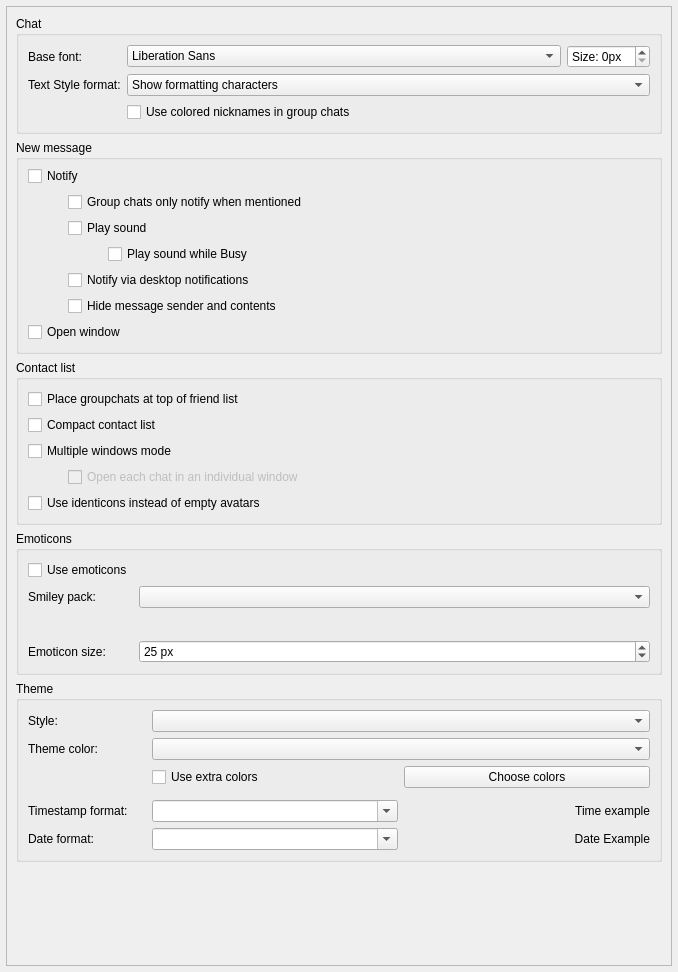
<?xml version="1.0" encoding="UTF-8"?>
<ui version="4.0">
 <class>UserInterfaceSettings</class>
 <widget class="QWidget" name="UserInterfaceSettings">
  <property name="geometry">
   <rect>
    <x>0</x>
    <y>0</y>
    <width>678</width>
    <height>972</height>
   </rect>
  </property>
  <property name="windowTitle">
   <string notr="true">Form</string>
  </property>
  <layout class="QVBoxLayout" name="verticalLayout_2">
   <property name="margin">
    <number>6</number>
   </property>
   <item>
    <widget class="VerticalOnlyScroller" name="scrollArea">
     <property name="widgetResizable">
      <bool>true</bool>
     </property>
     <property name="alignment">
      <set>Qt::AlignLeading|Qt::AlignLeft|Qt::AlignTop</set>
     </property>
     <widget class="QWidget" name="scrollAreaWidgetContents">
      <property name="geometry">
       <rect>
        <x>0</x>
        <y>0</y>
        <width>662</width>
        <height>956</height>
       </rect>
      </property>
      <layout class="QVBoxLayout" name="verticalLayout_3">
       <item>
        <widget class="QGroupBox" name="chatGroupBox">
         <property name="title">
          <string>Chat</string>
         </property>
         <layout class="QFormLayout" name="formLayout_2">
          <property name="margin">
           <number>9</number>
          </property>
          <item row="0" column="0">
           <widget class="QLabel" name="label_2">
            <property name="text">
             <string>Base font:</string>
            </property>
            <property name="alignment">
             <set>Qt::AlignLeading|Qt::AlignLeft|Qt::AlignVCenter</set>
            </property>
           </widget>
          </item>
          <item row="0" column="1">
           <layout class="QHBoxLayout" name="horizontalLayout_5">
            <item>
             <widget class="QFontComboBox" name="txtChatFont">
              <property name="editable">
               <bool>false</bool>
              </property>
             </widget>
            </item>
            <item>
             <widget class="QSpinBox" name="txtChatFontSize">
              <property name="sizePolicy">
               <sizepolicy hsizetype="Maximum" vsizetype="Fixed">
                <horstretch>0</horstretch>
                <verstretch>0</verstretch>
               </sizepolicy>
              </property>
              <property name="suffix">
               <string>px</string>
              </property>
              <property name="prefix">
               <string>Size: </string>
              </property>
             </widget>
            </item>
           </layout>
          </item>
          <item row="1" column="0">
           <widget class="QLabel" name="textStyleLabel">
            <property name="toolTip">
             <string>New text styling preference may not load until qTox restarts.</string>
            </property>
            <property name="text">
             <string>Text Style format:</string>
            </property>
            <property name="alignment">
             <set>Qt::AlignLeading|Qt::AlignLeft|Qt::AlignVCenter</set>
            </property>
           </widget>
          </item>
          <item row="1" column="1">
           <widget class="QComboBox" name="textStyleComboBox">
            <property name="sizePolicy">
             <sizepolicy hsizetype="Expanding" vsizetype="Fixed">
              <horstretch>0</horstretch>
              <verstretch>0</verstretch>
             </sizepolicy>
            </property>
            <property name="toolTip">
             <string>Select text styling preference.</string>
            </property>
            <property name="currentIndex">
             <number>1</number>
            </property>
            <item>
             <property name="text">
              <string>Plaintext</string>
             </property>
            </item>
            <item>
             <property name="text">
              <string>Show formatting characters</string>
             </property>
            </item>
            <item>
             <property name="text">
              <string>Don't show formatting characters</string>
             </property>
            </item>
           </widget>
          </item>
          <item row="2" column="1">
           <widget class="QCheckBox" name="useNameColors">
            <property name="text">
             <string>Use colored nicknames in group chats</string>
            </property>
           </widget>
          </item>
         </layout>
        </widget>
       </item>
       <item>
        <widget class="QGroupBox" name="newMessageGroup">
         <property name="title">
          <string>New message</string>
         </property>
         <layout class="QVBoxLayout" name="verticalLayout_10">
          <property name="topMargin">
           <number>6</number>
          </property>
          <item>
           <widget class="QCheckBox" name="notify">
            <property name="toolTip">
             <string comment="tooltip for Notify setting">Show a notification when you receive a new message and the window is not selected.</string>
            </property>
            <property name="text">
             <string>Notify</string>
            </property>
           </widget>
          </item>
          <item>
           <layout class="QVBoxLayout" name="verticalLayout_11">
            <property name="leftMargin">
             <number>40</number>
            </property>
            <item>
             <widget class="QCheckBox" name="groupOnlyNotfiyWhenMentioned">
              <property name="toolTip">
               <string comment="toolTip for Group chats only notify when mentioned">Only notify about new messages in group chats when mentioned.</string>
              </property>
              <property name="text">
               <string>Group chats only notify when mentioned</string>
              </property>
             </widget>
            </item>
            <item>
             <widget class="QCheckBox" name="notifySound">
              <property name="text">
               <string>Play sound</string>
              </property>
             </widget>
            </item>
            <item>
             <layout class="QVBoxLayout" name="verticalLayout">
              <property name="leftMargin">
               <number>40</number>
              </property>
              <item>
               <widget class="QCheckBox" name="busySound">
                <property name="text">
                 <string>Play sound while Busy</string>
                </property>
               </widget>
              </item>
             </layout>
            </item>
            <item>
             <widget class="QCheckBox" name="desktopNotify">
              <property name="text">
               <string>Notify via desktop notifications</string>
              </property>
             </widget>
            </item>
            <item>
             <widget class="QCheckBox" name="notifyHide">
              <property name="text">
               <string>Hide message sender and contents</string>
              </property>
             </widget>
            </item>
           </layout>
          </item>
          <item>
           <widget class="QCheckBox" name="showWindow">
            <property name="toolTip">
             <string comment="tooltip for Show window setting">Open qTox's window when you receive a new message and no window is open yet.</string>
            </property>
            <property name="text">
             <string>Open window</string>
            </property>
           </widget>
          </item>
         </layout>
        </widget>
       </item>
       <item>
        <widget class="QGroupBox" name="contactListGroup">
         <property name="title">
          <string>Contact list</string>
         </property>
         <layout class="QVBoxLayout" name="verticalLayout_5">
          <item>
           <widget class="QCheckBox" name="cbGroupchatPosition">
            <property name="toolTip">
             <string comment="toolTip for groupchat positioning">If checked, group chats will be placed at the top of the friends list, otherwise, they'll be placed below online friends.</string>
            </property>
            <property name="text">
             <string>Place groupchats at top of friend list</string>
            </property>
           </widget>
          </item>
          <item>
           <widget class="QCheckBox" name="cbCompactLayout">
            <property name="toolTip">
             <string comment="toolTip for compact layout setting">Your contact list will be shown in compact mode.</string>
            </property>
            <property name="text">
             <string>Compact contact list</string>
            </property>
           </widget>
          </item>
          <item>
           <widget class="QCheckBox" name="cbSeparateWindow">
            <property name="text">
             <string>Multiple windows mode</string>
            </property>
           </widget>
          </item>
          <item>
           <layout class="QVBoxLayout" name="verticalLayout_12">
            <property name="leftMargin">
             <number>40</number>
            </property>
            <item>
             <widget class="QCheckBox" name="cbDontGroupWindows">
              <property name="enabled">
               <bool>false</bool>
              </property>
              <property name="sizePolicy">
               <sizepolicy hsizetype="Minimum" vsizetype="Minimum">
                <horstretch>0</horstretch>
                <verstretch>0</verstretch>
               </sizepolicy>
              </property>
              <property name="text">
               <string>Open each chat in an individual window</string>
              </property>
             </widget>
            </item>
           </layout>
          </item>
          <item>
           <widget class="QCheckBox" name="cbShowIdenticons">
            <property name="toolTip">
             <string comment="toolTip for show identicons">If enabled, every contact without an avatar will have a generated icon based on their Tox ID instead of the default picture. Requires restart to apply.</string>
            </property>
            <property name="text">
             <string>Use identicons instead of empty avatars</string>
            </property>
           </widget>
          </item>
         </layout>
        </widget>
       </item>
       <item>
        <widget class="QGroupBox" name="emoticonsGroupBox">
         <property name="title">
          <string>Emoticons</string>
         </property>
         <layout class="QFormLayout" name="formLayout_4">
          <item row="0" column="0">
           <widget class="QCheckBox" name="useEmoticons">
            <property name="text">
             <string>Use emoticons</string>
            </property>
           </widget>
          </item>
          <item row="1" column="0">
           <widget class="QLabel" name="smileyPackLabel">
            <property name="text">
             <string extracomment="Text on smiley pack label">Smiley pack:</string>
            </property>
           </widget>
          </item>
          <item row="1" column="1">
           <widget class="QComboBox" name="smileyPackBrowser">
            <property name="sizePolicy">
             <sizepolicy hsizetype="Expanding" vsizetype="Fixed">
              <horstretch>0</horstretch>
              <verstretch>0</verstretch>
             </sizepolicy>
            </property>
           </widget>
          </item>
          <item row="2" column="0">
           <spacer name="horizontalSpacer_2">
            <property name="orientation">
             <enum>Qt::Horizontal</enum>
            </property>
            <property name="sizeHint" stdset="0">
             <size>
              <width>80</width>
              <height>20</height>
             </size>
            </property>
           </spacer>
          </item>
          <item row="2" column="1">
           <layout class="QHBoxLayout" name="horizontalLayout" stretch="0,0,0,0,0">
            <property name="sizeConstraint">
             <enum>QLayout::SetDefaultConstraint</enum>
            </property>
            <item>
             <widget class="QLabel" name="smile1">
              <property name="toolTip">
               <string notr="true">:)</string>
              </property>
              <property name="text">
               <string/>
              </property>
              <property name="alignment">
               <set>Qt::AlignCenter</set>
              </property>
             </widget>
            </item>
            <item>
             <widget class="QLabel" name="smile2">
              <property name="toolTip">
               <string notr="true">;)</string>
              </property>
              <property name="text">
               <string/>
              </property>
              <property name="alignment">
               <set>Qt::AlignCenter</set>
              </property>
             </widget>
            </item>
            <item>
             <widget class="QLabel" name="smile3">
              <property name="toolTip">
               <string notr="true">:p</string>
              </property>
              <property name="text">
               <string/>
              </property>
              <property name="alignment">
               <set>Qt::AlignCenter</set>
              </property>
             </widget>
            </item>
            <item>
             <widget class="QLabel" name="smile4">
              <property name="toolTip">
               <string notr="true">:O</string>
              </property>
              <property name="text">
               <string/>
              </property>
              <property name="alignment">
               <set>Qt::AlignCenter</set>
              </property>
             </widget>
            </item>
            <item alignment="Qt::AlignTop">
             <widget class="QLabel" name="smile5">
              <property name="toolTip">
               <string notr="true">:'(</string>
              </property>
              <property name="text">
               <string/>
              </property>
              <property name="alignment">
               <set>Qt::AlignCenter</set>
              </property>
             </widget>
            </item>
           </layout>
          </item>
          <item row="3" column="0">
           <widget class="QLabel" name="emoticonSizeLabel">
            <property name="text">
             <string>Emoticon size:</string>
            </property>
           </widget>
          </item>
          <item row="3" column="1">
           <widget class="QSpinBox" name="emoticonSize">
            <property name="sizePolicy">
             <sizepolicy hsizetype="Expanding" vsizetype="Fixed">
              <horstretch>0</horstretch>
              <verstretch>0</verstretch>
             </sizepolicy>
            </property>
            <property name="specialValueText">
             <string/>
            </property>
            <property name="suffix">
             <string> px</string>
            </property>
            <property name="minimum">
             <number>1</number>
            </property>
            <property name="maximum">
             <number>2147483647</number>
            </property>
            <property name="value">
             <number>25</number>
            </property>
           </widget>
          </item>
         </layout>
        </widget>
       </item>
       <item>
        <widget class="QGroupBox" name="themeGroupBox">
         <property name="title">
          <string>Theme</string>
         </property>
         <layout class="QFormLayout" name="formLayout">
          <item row="0" column="0">
           <widget class="QLabel" name="styleLabel">
            <property name="text">
             <string>Style:</string>
            </property>
           </widget>
          </item>
          <item row="0" column="1">
           <widget class="QComboBox" name="styleBrowser">
            <property name="sizePolicy">
             <sizepolicy hsizetype="Expanding" vsizetype="Fixed">
              <horstretch>0</horstretch>
              <verstretch>0</verstretch>
             </sizepolicy>
            </property>
           </widget>
          </item>
          <item row="1" column="0">
           <widget class="QLabel" name="themeColorLabel">
            <property name="text">
             <string>Theme color:</string>
            </property>
           </widget>
          </item>
          <item row="1" column="1">
           <widget class="QComboBox" name="themeColorCBox">
            <property name="sizePolicy">
             <sizepolicy hsizetype="Expanding" vsizetype="Fixed">
              <horstretch>0</horstretch>
              <verstretch>0</verstretch>
             </sizepolicy>
            </property>
           </widget>
          </item>
          <item row="2" column="0">
           <spacer name="horizontalSpacer">
            <property name="orientation">
             <enum>Qt::Horizontal</enum>
            </property>
            <property name="sizeHint" stdset="0">
             <size>
              <width>118</width>
              <height>28</height>
             </size>
            </property>
           </spacer>
          </item>
          <item row="2" column="1">
           <layout class="QHBoxLayout" name="horizontalLayout_4">
            <item>
             <widget class="QCheckBox" name="useExtraColors">
              <property name="text">
               <string>Use extra colors</string>
              </property>
             </widget>
            </item>
            <item>
             <widget class="QPushButton" name="choiceExtraColor">
              <property name="text">
               <string>Choose colors</string>
              </property>
             </widget>
            </item>
           </layout>
          </item>
          <item row="3" column="0">
           <widget class="QLabel" name="timestampLabel">
            <property name="text">
             <string>Timestamp format:</string>
            </property>
           </widget>
          </item>
          <item row="3" column="1">
           <layout class="QHBoxLayout" name="horizontalLayout_2">
            <item>
             <widget class="QComboBox" name="timestamp">
              <property name="sizePolicy">
               <sizepolicy hsizetype="Preferred" vsizetype="Fixed">
                <horstretch>2</horstretch>
                <verstretch>0</verstretch>
               </sizepolicy>
              </property>
              <property name="editable">
               <bool>true</bool>
              </property>
              <property name="insertPolicy">
               <enum>QComboBox::NoInsert</enum>
              </property>
             </widget>
            </item>
            <item>
             <widget class="QLabel" name="timeExample">
              <property name="sizePolicy">
               <sizepolicy hsizetype="Expanding" vsizetype="Preferred">
                <horstretch>2</horstretch>
                <verstretch>0</verstretch>
               </sizepolicy>
              </property>
              <property name="layoutDirection">
               <enum>Qt::LeftToRight</enum>
              </property>
              <property name="text">
               <string notr="true">Time example</string>
              </property>
              <property name="textFormat">
               <enum>Qt::AutoText</enum>
              </property>
              <property name="alignment">
               <set>Qt::AlignRight|Qt::AlignTrailing|Qt::AlignVCenter</set>
              </property>
             </widget>
            </item>
           </layout>
          </item>
          <item row="4" column="0">
           <widget class="QLabel" name="dateformatLabel">
            <property name="text">
             <string>Date format:</string>
            </property>
           </widget>
          </item>
          <item row="4" column="1">
           <layout class="QHBoxLayout" name="horizontalLayout_3">
            <item>
             <widget class="QComboBox" name="dateFormats">
              <property name="sizePolicy">
               <sizepolicy hsizetype="Preferred" vsizetype="Fixed">
                <horstretch>2</horstretch>
                <verstretch>0</verstretch>
               </sizepolicy>
              </property>
              <property name="editable">
               <bool>true</bool>
              </property>
              <property name="insertPolicy">
               <enum>QComboBox::NoInsert</enum>
              </property>
             </widget>
            </item>
            <item>
             <widget class="QLabel" name="dateExample">
              <property name="sizePolicy">
               <sizepolicy hsizetype="Expanding" vsizetype="Preferred">
                <horstretch>2</horstretch>
                <verstretch>0</verstretch>
               </sizepolicy>
              </property>
              <property name="text">
               <string notr="true">Date Example</string>
              </property>
              <property name="alignment">
               <set>Qt::AlignRight|Qt::AlignTrailing|Qt::AlignVCenter</set>
              </property>
             </widget>
            </item>
           </layout>
          </item>
         </layout>
        </widget>
       </item>
       <item>
        <spacer name="verticalSpacer">
         <property name="orientation">
          <enum>Qt::Vertical</enum>
         </property>
         <property name="sizeHint" stdset="0">
          <size>
           <width>20</width>
           <height>40</height>
          </size>
         </property>
        </spacer>
       </item>
      </layout>
     </widget>
    </widget>
   </item>
  </layout>
 </widget>
 <customwidgets>
  <customwidget>
   <class>VerticalOnlyScroller</class>
   <extends>QScrollArea</extends>
   <header>src/widget/form/settings/verticalonlyscroller.h</header>
   <container>1</container>
  </customwidget>
 </customwidgets>
 <tabstops>
  <tabstop>scrollArea</tabstop>
  <tabstop>txtChatFont</tabstop>
  <tabstop>txtChatFontSize</tabstop>
  <tabstop>textStyleComboBox</tabstop>
  <tabstop>notify</tabstop>
  <tabstop>groupOnlyNotfiyWhenMentioned</tabstop>
  <tabstop>notifySound</tabstop>
  <tabstop>busySound</tabstop>
  <tabstop>showWindow</tabstop>
  <tabstop>cbGroupchatPosition</tabstop>
  <tabstop>cbCompactLayout</tabstop>
  <tabstop>cbSeparateWindow</tabstop>
  <tabstop>cbDontGroupWindows</tabstop>
  <tabstop>useEmoticons</tabstop>
  <tabstop>smileyPackBrowser</tabstop>
  <tabstop>emoticonSize</tabstop>
  <tabstop>styleBrowser</tabstop>
  <tabstop>themeColorCBox</tabstop>
  <tabstop>timestamp</tabstop>
  <tabstop>dateFormats</tabstop>
 </tabstops>
 <resources/>
 <connections/>
</ui>
